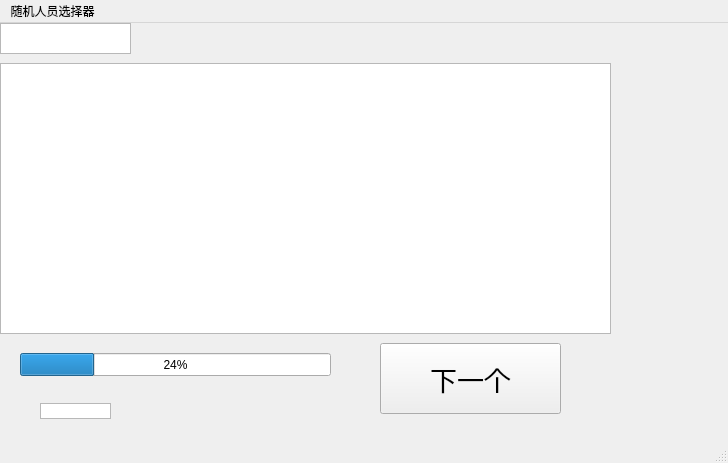
<?xml version="1.0" encoding="UTF-8"?>
<ui version="4.0">
 <class>mainWindow</class>
 <widget class="QMainWindow" name="mainWindow">
  <property name="geometry">
   <rect>
    <x>0</x>
    <y>0</y>
    <width>728</width>
    <height>463</height>
   </rect>
  </property>
  <property name="windowTitle">
   <string>随机人员选择器 - 主窗口</string>
  </property>
  <widget class="QWidget" name="centralwidget">
   <widget class="QTextBrowser" name="titleShower">
    <property name="geometry">
     <rect>
      <x>0</x>
      <y>0</y>
      <width>131</width>
      <height>31</height>
     </rect>
    </property>
    <property name="font">
     <font>
      <pointsize>12</pointsize>
     </font>
    </property>
    <property name="markdown">
     <string>随机人员选择器

</string>
    </property>
   </widget>
   <widget class="QProgressBar" name="progressShower">
    <property name="geometry">
     <rect>
      <x>20</x>
      <y>330</y>
      <width>311</width>
      <height>23</height>
     </rect>
    </property>
    <property name="value">
     <number>24</number>
    </property>
   </widget>
   <widget class="QTextBrowser" name="BrowserName">
    <property name="geometry">
     <rect>
      <x>0</x>
      <y>40</y>
      <width>611</width>
      <height>271</height>
     </rect>
    </property>
    <property name="font">
     <font>
      <pointsize>50</pointsize>
     </font>
    </property>
   </widget>
   <widget class="QPushButton" name="ButtonNext">
    <property name="geometry">
     <rect>
      <x>380</x>
      <y>320</y>
      <width>181</width>
      <height>71</height>
     </rect>
    </property>
    <property name="font">
     <font>
      <pointsize>20</pointsize>
     </font>
    </property>
    <property name="text">
     <string>下一个</string>
    </property>
   </widget>
   <widget class="QTextBrowser" name="textBrowser">
    <property name="geometry">
     <rect>
      <x>40</x>
      <y>380</y>
      <width>71</width>
      <height>16</height>
     </rect>
    </property>
    <property name="font">
     <font>
      <pointsize>1</pointsize>
     </font>
    </property>
    <property name="markdown">
     <string>Jianyin Li,使用  Qt 框架

</string>
    </property>
   </widget>
   <zorder>BrowserName</zorder>
   <zorder>titleShower</zorder>
   <zorder>progressShower</zorder>
   <zorder>ButtonNext</zorder>
   <zorder>textBrowser</zorder>
  </widget>
  <widget class="QMenuBar" name="menubar">
   <property name="geometry">
    <rect>
     <x>0</x>
     <y>0</y>
     <width>728</width>
     <height>22</height>
    </rect>
   </property>
   <widget class="QMenu" name="menu">
    <property name="title">
     <string>随机人员选择器</string>
    </property>
    <widget class="QMenu" name="menu_chmode">
     <property name="title">
      <string>更改模式</string>
     </property>
     <addaction name="action_m_all"/>
     <addaction name="action_per"/>
    </widget>
    <addaction name="actionExit"/>
    <addaction name="separator"/>
    <addaction name="action_hidenp"/>
    <addaction name="separator"/>
    <addaction name="menu_chmode"/>
   </widget>
   <addaction name="menu"/>
  </widget>
  <widget class="QStatusBar" name="statusbar"/>
  <action name="actionExit">
   <property name="text">
    <string>Exit</string>
   </property>
  </action>
  <action name="action_hidenp">
   <property name="text">
    <string>隐藏下一位</string>
   </property>
  </action>
  <action name="action_m_all">
   <property name="text">
    <string>全部覆盖的随机</string>
   </property>
  </action>
  <action name="action_per">
   <property name="text">
    <string>逐个随机</string>
   </property>
  </action>
 </widget>
 <resources/>
 <connections/>
</ui>
